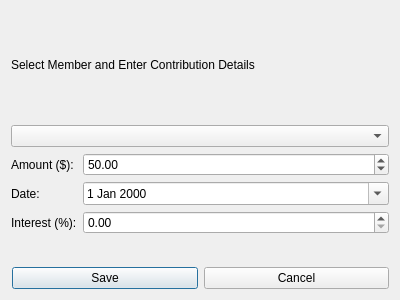
<?xml version="1.0" encoding="UTF-8"?>
<ui version="4.0">
 <class>ContributionDialog</class>
 <widget class="QDialog" name="ContributionDialog">
  <property name="geometry">
   <rect>
    <x>0</x>
    <y>0</y>
    <width>400</width>
    <height>300</height>
   </rect>
  </property>
  <property name="windowTitle">
   <string>Manage Contribution</string>
  </property>
  <layout class="QVBoxLayout" name="verticalLayout">
   <item>
    <widget class="QLabel" name="titleLabel">
     <property name="text">
      <string>Select Member and Enter Contribution Details</string>
     </property>
    </widget>
   </item>
   <item>
    <widget class="QComboBox" name="member_combo">
     <property name="editable">
      <bool>false</bool>
     </property>
    </widget>
   </item>
   <item>
    <layout class="QFormLayout" name="formLayout">
     <item row="0" column="0">
      <widget class="QLabel" name="label_amount">
       <property name="text">
        <string>Amount ($):</string>
       </property>
      </widget>
     </item>
     <item row="0" column="1">
      <widget class="QDoubleSpinBox" name="amount_input">
       <property name="minimum">
        <double>1.00</double>
       </property>
       <property name="maximum">
        <double>100000.00</double>
       </property>
       <property name="value">
        <double>50.00</double>
       </property>
      </widget>
     </item>
     <item row="1" column="0">
      <widget class="QLabel" name="label_date">
       <property name="text">
        <string>Date:</string>
       </property>
      </widget>
     </item>
     <item row="1" column="1">
      <widget class="QDateEdit" name="date_input">
       <property name="calendarPopup">
        <bool>true</bool>
       </property>
      </widget>
     </item>
     <item row="2" column="0">
      <widget class="QLabel" name="label_interest">
       <property name="text">
        <string>Interest (%):</string>
       </property>
      </widget>
     </item>
     <item row="2" column="1">
      <widget class="QDoubleSpinBox" name="interest_input">
       <property name="minimum">
        <double>0.00</double>
       </property>
       <property name="maximum">
        <double>20.00</double>
       </property>
       <property name="value">
        <double>0.00</double>
       </property>
      </widget>
     </item>
    </layout>
   </item>
   <item>
    <layout class="QHBoxLayout" name="buttonLayout">
     <item>
      <spacer name="horizontalSpacer">
       <property name="sizeType">
        <enum>QSizePolicy::Expanding</enum>
       </property>
      </spacer>
     </item>
     <item>
      <widget class="QPushButton" name="save_btn">
       <property name="text">
        <string>Save</string>
       </property>
      </widget>
     </item>
     <item>
      <widget class="QPushButton" name="cancel_btn">
       <property name="text">
        <string>Cancel</string>
       </property>
      </widget>
     </item>
    </layout>
   </item>
  </layout>
 </widget>
 <resources/>
 <connections/>
</ui>
